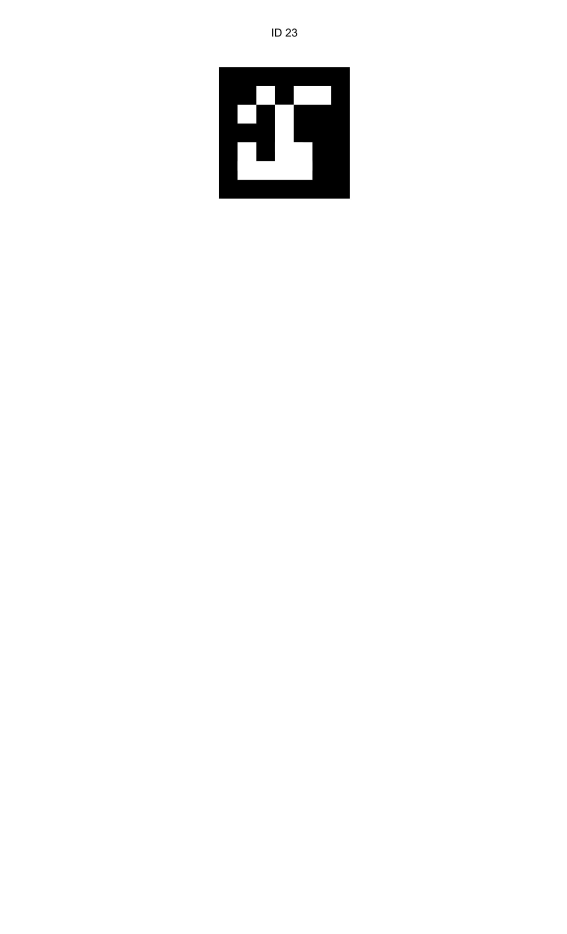
#> input picture 02. Using Aruco module/11.jpg, 1700 x 2800 px, given in place of the camera (shown at 1/3 size); the run also reads 1 picture not shown here
$ jupyter execute Explaination01.ipynb   (text cells are left out)
#> lines starting #> are read from the running program, lines starting #| are printed output that depends on the picture; after the words box and inside, x2 and y2 are one past the last pixel; in counts of white or black regions, pixels touching at a corner belong together; pictures that were not available may be replaced by others from this repository, and a replacement may not be noted
[cell 1]
import cv2

# Create a cv2.VideoCapture object
cap = cv2.VideoCapture(0) # for webcame write 0

# Check if the video was opened successfully
if not cap.isOpened():
    print("Error opening video file")

# Read and process each frame of the video
while cap.isOpened():
    # Read the next frame , return two things 1. frame, 2. boolean value(True or False)---> True when frame is
    # successfully read, False when frame is not successfully read
    ret, frame = cap.read()
#> frame is the input picture: shape (2800, 1700, 3); min 0, max 255, mean 248.9

    # Check if we reached the end of the video
    if ret == False:
        break

    # Display the frame
    cv2.imshow("Frame", frame)

    # Wait for a key press
    key = cv2.waitKey(1)
#> (key q is pressed here)

    # if 'q' pressed then break the loop exit from it
    if key == ord("q"):
        break

# Release the video stream and close all windows
cap.release()
cv2.destroyAllWindows()

[cell 2]
import cv2

# Create a cv2.VideoCapture object
cap = cv2.VideoCapture("zia.mp4")

# Check if the video was opened successfully
if not cap.isOpened():
    print("Error opening video file")

# # Read and process each frame of the video
# while cap.isOpened():
# Read the next frame , return two things 1. frame, 2. boolean value(True or False)---> True when frame is
# successfully read, False when frame is not successfully read
ret, frame = cap.read()

# Check if we reached the end of the video
if not ret:
    print("frame is not readed successfully")

# Display the frame
cv2.imshow("Frame", frame)

# Wait for a key press
key = cv2.waitKey()
#> (key q is pressed here)

# if 'q' pressed then break the loop exit from it
if key == ord("q"):

    # Release the video stream and close all windows
    cap.release()
    cv2.destroyAllWindows()

[cell 3]
import cv2

# Create a cv2.VideoCapture object
cap = cv2.VideoCapture(1) # for mobile camera in my case address is 1

# Check if the video was opened successfully
if not cap.isOpened():
    print("Error opening video file")

# Read and process each frame of the video
while cap.isOpened():
    # Read the next frame , return two things 1. frame, 2. boolean value(True or False)---> True when frame is
    # successfully read, False when frame is not successfully read
    ret, frame = cap.read()

    # Check if we reached the end of the video
    if not ret:
        break

    # Display the frame
    cv2.imshow("Frame", frame)

    # Wait for a key press
    key = cv2.waitKey(1)
#> (key q is pressed here)

    # if 'q' pressed then break the loop exit from it
    if key == ord("q"):
        break

# Release the video stream and close all windows
cap.release()
cv2.destroyAllWindows()

[cell 4]
import cv2
import numpy as np

# Create a blank image
image = np.zeros((400, 400, 3), dtype=np.uint8)

width = 200
height = 20
radius = 50

# Draw a red, filled circle on the image
cv2.circle(image, (width, height), radius, (0, 0, 255), 6)  # -1 for filled the cirlce

# Display the image
cv2.imshow("Circle", image)
k = cv2.waitKey(0)
#> (key q is pressed here)

if k == ord("q"):
    cv2.destroyAllWindows()

[cell 5]
cv2.destroyAllWindows()

[cell 6]
import cv2
import numpy as np

# Create a blank image
image = np.zeros((400, 400, 3), dtype=np.uint8)

# Draw a red circle on the image
cv2.circle(image, (100, 100), 50, (0, 0, 255), -1)

# Draw a green circle on the image
cv2.circle(image, (300, 100), 50, (0, 255, 0), -1)

# Draw a blue circle on the image
cv2.circle(image, (200, 300), 50, (255, 0, 0), -1)
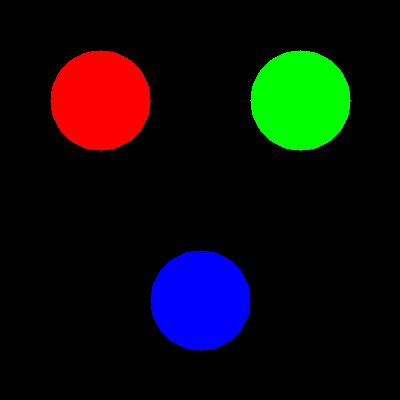
#> image: shape (400, 400, 3); mean of channels 0, 1, 2 12.5, 12.5, 12.5; drawn as B, G, R

# Display the image
cv2.imshow("Circles", image)
k = cv2.waitKey()
#> (key q is pressed here)

if k == ord("q"):
    cv2.destroyAllWindows()

[cell 7]
cv2.destroyAllWindows()

[cell 8]
import cv2

# Create a cv2.VideoCapture object
cap = cv2.VideoCapture("zia.mp4")

# Check if the video was opened successfully
if not cap.isOpened():
    print("Error opening video file")

# Read and process each frame of the video
while cap.isOpened():
    # Read the next frame , return two things 1. frame, 2. boolean value(True or False)---> True when frame is
    # successfully read, False when frame is not successfully read
    ret, frame = cap.read()

    # Check if we reached the end of the video
    if not ret:
        break

    # Draw a blue circle on the image
    cv2.circle(frame, (200, 300), 50, (255, 0, 0), -1)

    # Display the frame
    cv2.imshow("Frame", frame)

    # Wait for a key press
    key = cv2.waitKey(1)
#> (key q is pressed here)

    # if 'q' pressed then break the loop exit from it
    if key == ord("q"):
        break

# Release the video stream and close all windows
cap.release()
cv2.destroyAllWindows()

[cell 9]
import cv2

# Load an image
image = cv2.imread('1.jpeg')
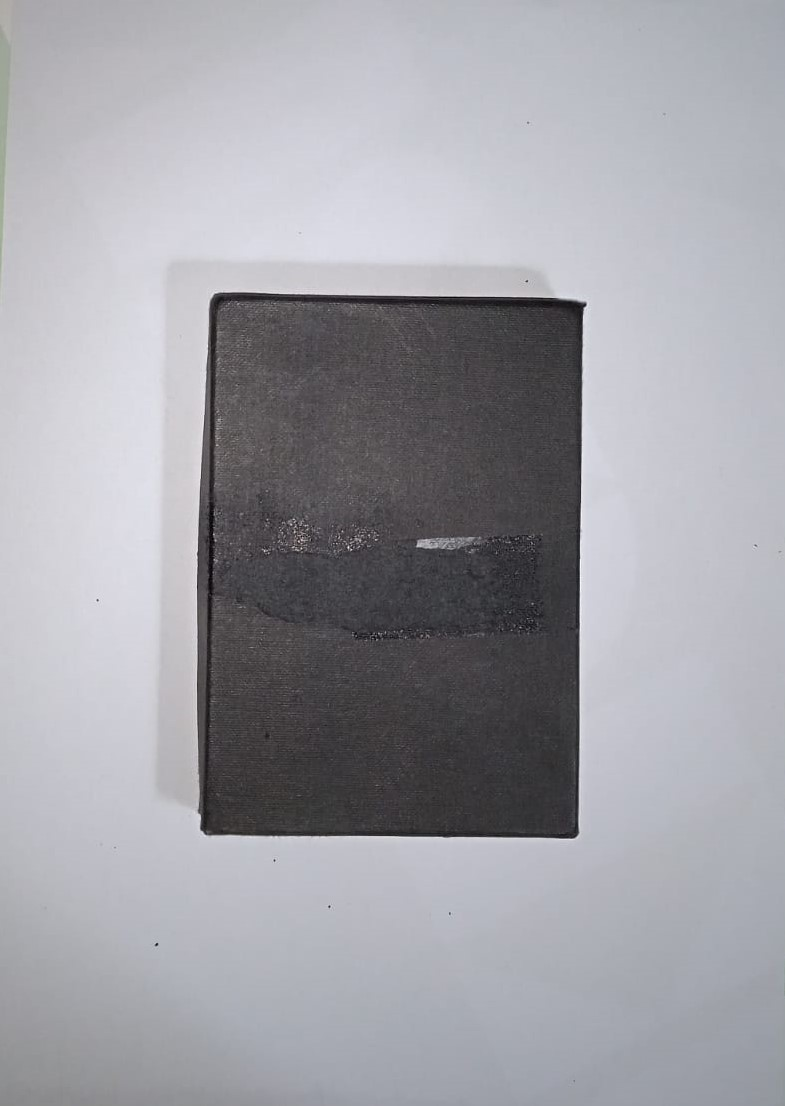
#> input picture 02. Using Aruco module/1.jpeg, 785 x 1106 px
#> image is the input picture: shape (1106, 785, 3); mean B, G, R 166.4, 160.3, 160.4

# Draw a rectangle on the image
cv2.rectangle(image, (10, 10), (100, 100), (255, 0, 0), -1)

# Display the image
cv2.imshow('Image with rectangle', image)
cv2.waitKey(0)
cv2.destroyAllWindows()

[cell 10]
import cv2

# Create a cv2.VideoCapture object
cap = cv2.VideoCapture("zia.mp4")

# Check if the video was opened successfully
if not cap.isOpened():
    print("Error opening video file")

# Read and process each frame of the video
while cap.isOpened():
    # Read the next frame , return two things 1. frame, 2. boolean value(True or False)---> True when frame is
    # successfully read, False when frame is not successfully read
    ret, frame = cap.read()

    # Check if we reached the end of the video
    if not ret:
        break

    # Draw a rectangle on the frame
    cv2.rectangle(frame, (10, 10), (100, 100), (255, 0, 0), -1)

    # Draw a rectangle on the frame
    cv2.rectangle(frame, (200, 200), (400, 400), (255, 0, 0), -1)

    # Display the frame
    cv2.imshow("Frame", frame)

    # Wait for a key press
    key = cv2.waitKey(1)
#> (key q is pressed here)

    # if 'q' pressed then break the loop exit from it
    if key == ord("q"):
        break

# Release the video stream and close all windows
cap.release()
cv2.destroyAllWindows()

[cell 11]
import cv2

# Load an image
image = cv2.imread('1.jpeg')

# Draw a line on the image
cv2.line(image, (10, 10), (10, 100), (255, 0, 0), 2)
#> image: shape (1106, 785, 3); 0.03% of pixels changed, all inside (x1, y1, x2, y2) = (9, 9, 12, 102)

# Display the image
cv2.imshow('Image with line', image)
cv2.waitKey(0)
cv2.destroyAllWindows()

[cell 12]
import cv2

# Create a cv2.VideoCapture object
cap = cv2.VideoCapture("zia.mp4")

# Check if the video was opened successfully
if not cap.isOpened():
    print("Error opening video file")

# Read and process each frame of the video
while cap.isOpened():
    # Read the next frame , return two things 1. frame, 2. boolean value(True or False)---> True when frame is
    # successfully read, False when frame is not successfully read
    ret, frame = cap.read()

    # Check if we reached the end of the video
    if not ret:
        break

    # Draw a line on the frame
    cv2.line(frame, (10, 10), (100, 100), (255, 200, 0), 2)

    # Display the frame
    cv2.imshow("Frame", frame)

    # Wait for a key press
    key = cv2.waitKey(1)
#> (key q is pressed here)

    # if 'q' pressed then break the loop exit from it
    if key == ord("q"):
        break

# Release the video stream and close all windows
cap.release()
cv2.destroyAllWindows()

[cell 13]
import cv2

# Load an image
image = cv2.imread('1.jpeg')

# Define the font to use
font = cv2.FONT_HERSHEY_COMPLEX

# Draw text on the image
cv2.putText(image, 'Hello, World!', (10, 50), font, 3, (255, 255, 255), 5, cv2.LINE_AA)
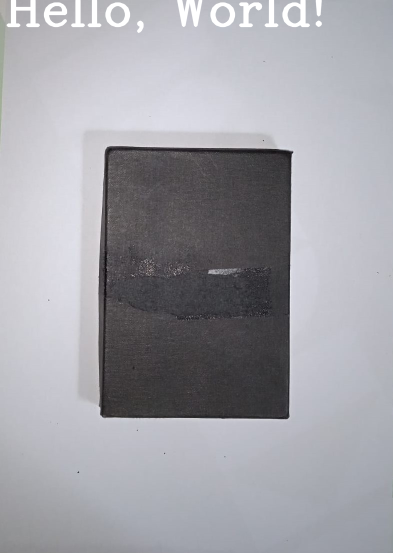
#> image: shape (1106, 785, 3) (shown at 1/2 size); mean B, G, R 167.3, 161.2, 161.4

# Display the image
cv2.imshow('Image with text', image)
cv2.waitKey(0)
cv2.destroyAllWindows()

[cell 14]
import cv2

# Create a cv2.VideoCapture object
cap = cv2.VideoCapture("zia.mp4")

# Check if the video was opened successfully
if not cap.isOpened():
    print("Error opening video file")

# Read and process each frame of the video
while cap.isOpened():
    # Read the next frame , return two things 1. frame, 2. boolean value(True or False)---> True when frame is
    # successfully read, False when frame is not successfully read
    ret, frame = cap.read()

    # Check if we reached the end of the video
    if not ret:
        break

    # Define the font to use
    font = cv2.FONT_HERSHEY_SIMPLEX

    # Draw text on the frame
    cv2.putText(frame, 'Hello, World!', (10, 50), font, 1, (255, 255, 255), 2, cv2.LINE_AA)

    # Display the frame
    cv2.imshow("Frame", frame)

    # Wait for a key press
    key = cv2.waitKey(1)
#> (key q is pressed here)

    # if 'q' pressed then break the loop exit from it
    if key == ord("q"):
        break

# Release the video stream and close all windows
cap.release()
cv2.destroyAllWindows()

[cell 15]
import cv2
import numpy as np

# Define a set of points
points = np.array([[10, 10], [100, 10], [100, 100], [10, 100]], np.int32)

# Find the minimum area rectangle that encloses the points
rect = cv2.minAreaRect(points)
print(rect)

# Extract the center, size, and orientation of the rectangle
(center_x, center_y), (width, height), angle = rect

# Draw the rectangle on an image
image = np.zeros((200, 200, 3), np.uint8)
box = cv2.boxPoints(rect)
print(box)
box = np.int0(box)
cv2.drawContours(image, [box], 0, (0, 0, 255), 2)

# Display the image
cv2.imshow('Image with rectangle', image)
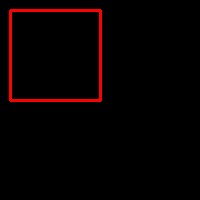
#> window 'Image with rectangle': shape (200, 200, 3); mean B, G, R 0, 0, 6.9
cv2.waitKey(0)
cv2.destroyAllWindows()

[cell 16]
class name():

    def nameWin():
        print("zia")

    def abd():
        print("sweden")

    def juan():
        print("south")

[cell 17]
name.juan()
name.abd()

obj = name

obj.juan()

[cell 18]
class Person:
    def __init__(self, name, age):
        self.name = name
        self.age = age

    def printVal(self):
        print(self.name)
        print(self.age)


p1 = Person("John", 36)

p1.printVal()

[cell 19]
class MyClass:
    def __init__(self, value):
        self.value = value

    def print_value(self):
        print(self.value)

obj = MyClass(10)
obj.print_value()  # prints 10

[cell 20]
import cv2 as cv

def detectUsingThresh(img, threshVal = 140):

        # convert to grayscale
#> called with threshVal = 140
        imgGray = cv.cvtColor(img, cv.COLOR_BGR2GRAY)

        # invert grascale
        invertGray = cv.bitwise_not(imgGray)
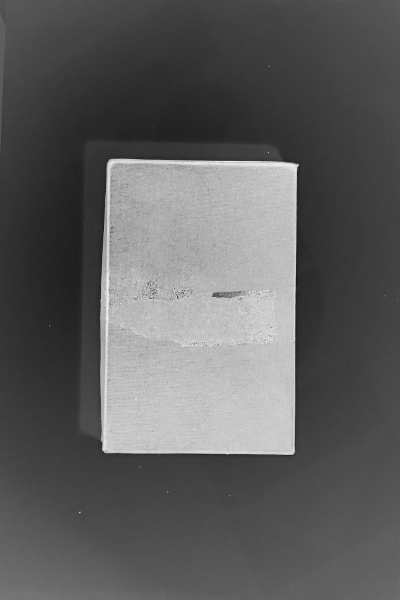
#> invertGray: shape (600, 400); min 19, max 248, mean 94.1

        # apply binary thresholding
        ret, binaryThresh = cv.threshold(invertGray, threshVal, 255, cv.THRESH_BINARY)
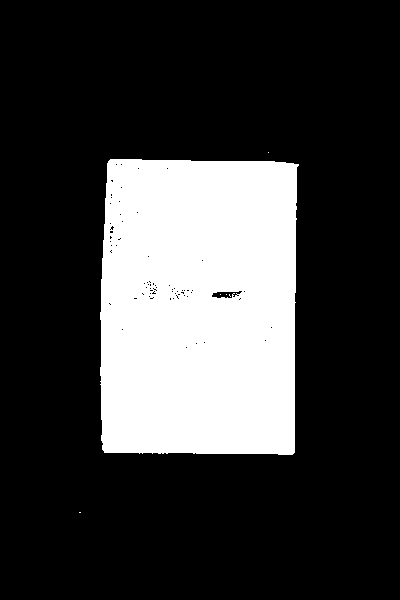
#> binaryThresh: shape (600, 400); 23.5% white; 6 white regions (5 under 20 px)
#> ret = 140

        # detect contours
        contours, hierarchy = cv.findContours(binaryThresh, cv.RETR_LIST, cv.CHAIN_APPROX_SIMPLE)
#> contours = 91 contours, 89 with area under 20; largest, box (x1, y1, x2, y2) and area: (100, 159, 299, 455) 56124, (211, 290, 243, 299) 164

        objectContours = []

        # save the contours with area atleast greater than 2000 pixels (50x40 = 2000)
        for cont in contours:
            area = cv.contourArea(cont)

            if area > 2000:
                objectContours.append(cont)
#> this loop made 91 passes
#> area on passes 36, 90: 164, 56123.5
#> after the loop, objectContours = 1 contour; box (x1, y1, x2, y2) and area: (100, 159, 299, 455) 56124

        return objectContours

[cell 21]
import matplotlib.pyplot as plt

img = cv.imread("1.jpeg")
img = cv.resize(img, (400, 600))


contours = detectUsingThresh(img)
#> contours has the same summary as objectContours in detectUsingThresh
print(len(contours))
#| 1

cv.drawContours(img, contours, -1, (0,0,255), 3)
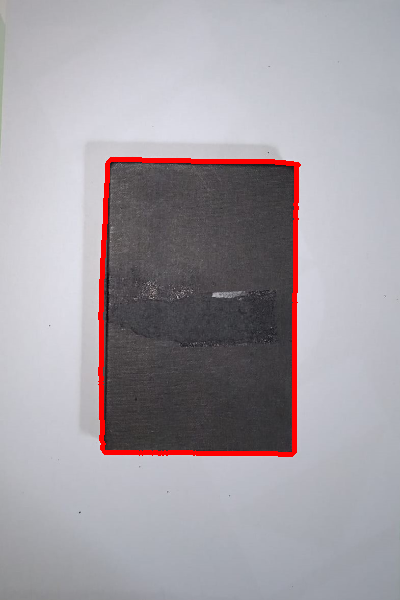
#> img: shape (600, 400, 3); mean B, G, R 164, 157.9, 163.1

plt.figure(figsize=(5,5))
plt.imshow(img)
plt.axis(False)
# cv.imshow("image", img)
# cv.waitKey()

cv.destroyAllWindows()

[cell 22]
import cv2 as cv
import numpy as np

def detectUsingCanny(img, lower= 120,upper= 160):

        # Blur the image to remove noise
#> called with lower = 120, upper = 160
        blurred_image = cv.GaussianBlur(img,(5,5),0)

        # Apply canny edge detection
        cannyImge = cv.Canny(blurred_image, lower, upper)
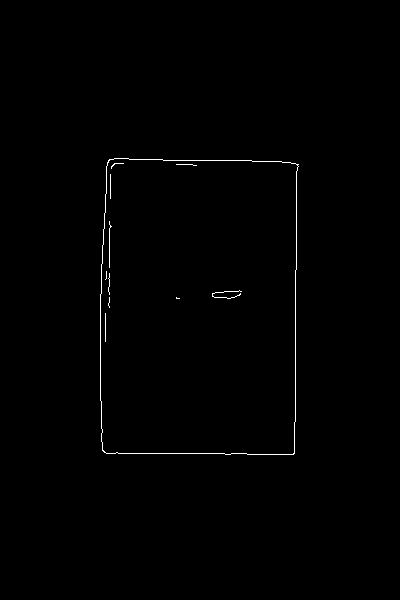
#> cannyImge: shape (600, 400); 0.51% white in thin lines or dots, all inside (x1, y1, x2, y2) = (100, 158, 299, 455)

        # kernel for image dilation
        dilateKernel = np.ones((5,5), "uint8")

        # image dilation to enhance the edges
        imgDilation = cv.dilate(cannyImge, dilateKernel, iterations=1)
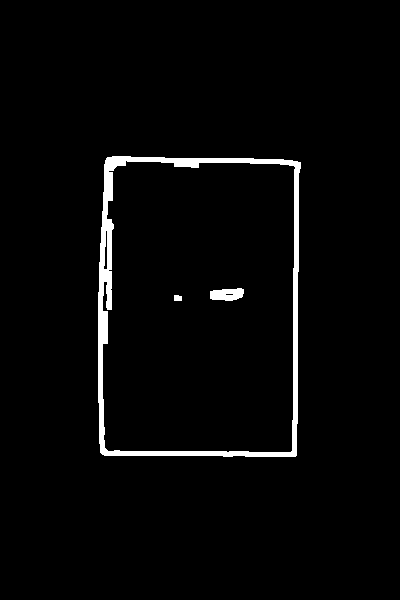
#> imgDilation: shape (600, 400); 2.6% white; 3 white regions

        contours, hierarchy = cv.findContours(imgDilation, cv.RETR_EXTERNAL, cv.CHAIN_APPROX_SIMPLE)
#> contours = 1 contour; box (x1, y1, x2, y2) and area: (98, 156, 301, 457) 58722

        cv.imshow("dilat", imgDilation)

        objectContours = []

        for cont in contours:
            area = cv.contourArea(cont)

            if area > 2000:
                objectContours.append(cont)
#> this loop made 1 pass
#> area on pass 1: 58722.5
#> after the loop, objectContours has the same summary as contours

        return objectContours

[cell 23]
import matplotlib.pyplot as plt

img = cv.imread("1.jpeg")
img = cv.resize(img, (400, 600))


contours = detectUsingCanny(img)
print(len(contours))
#| 1

cv.drawContours(img, contours, -1, (0,0,255), 3)
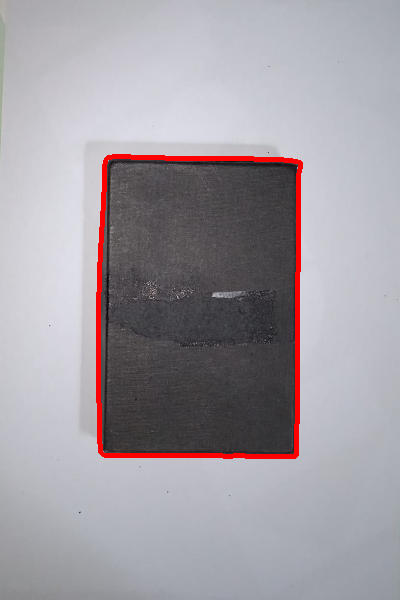
#> img: shape (600, 400, 3); mean B, G, R 162.4, 156.3, 161.6
#> (the rest of the program and of its run is left out)
